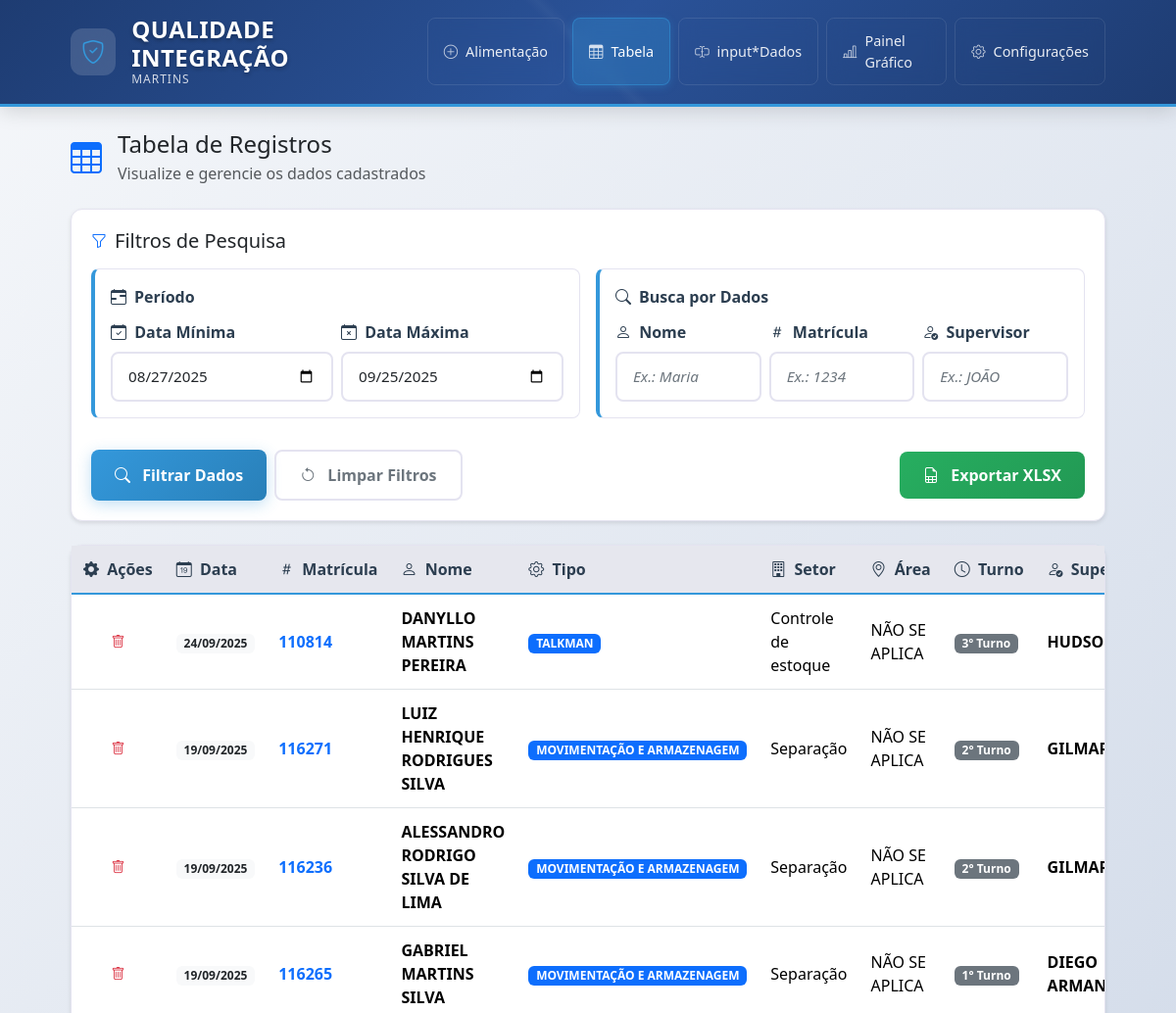
Before: /tabela (upper part) with the older database file.
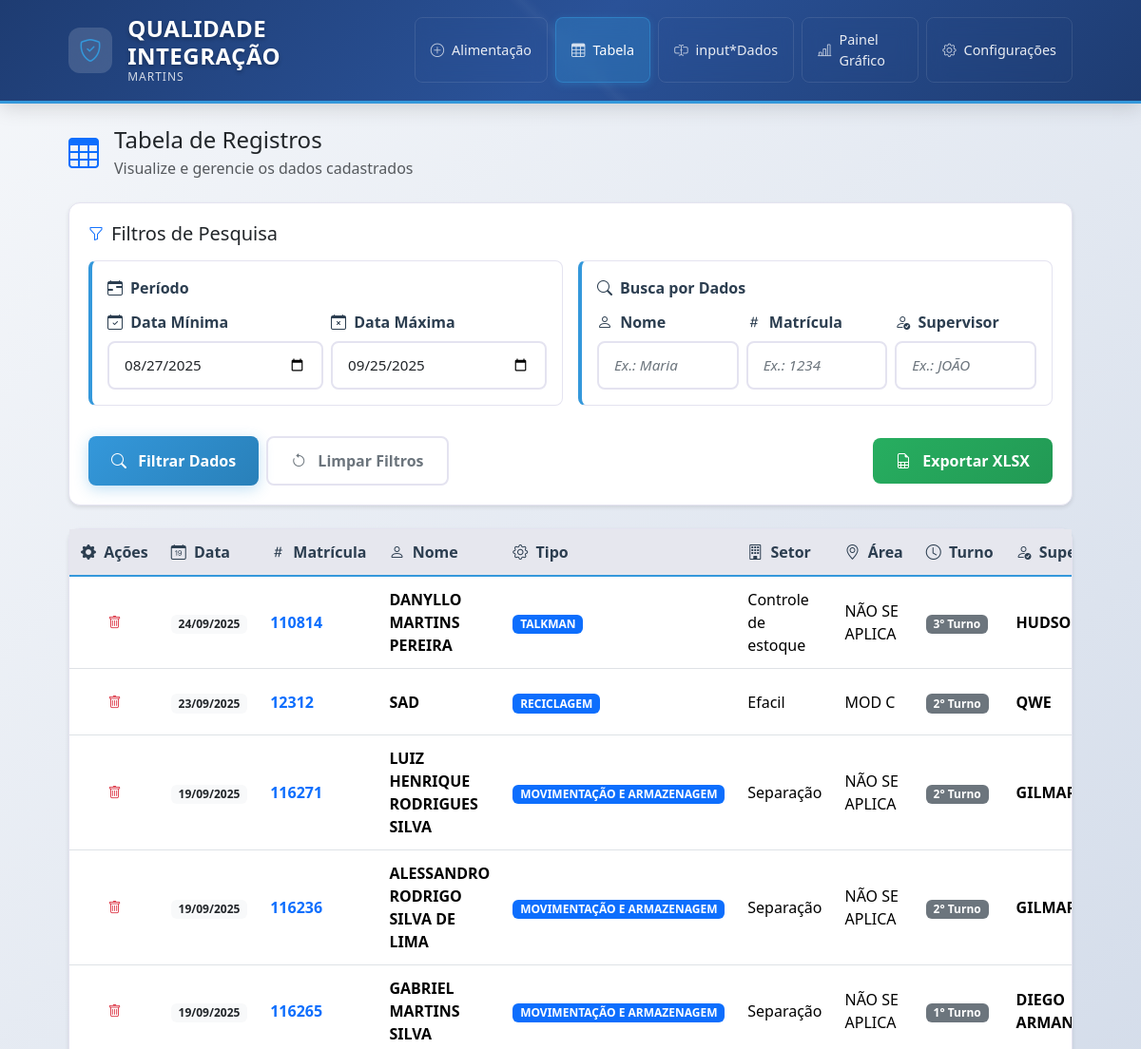
After: the same page with the newer database file.
### app/models.py (models this page shows, shortened)
class Colaborador(db.Model):
    __tablename__ = 'colaboradores'
    id = db.Column(db.Integer, primary_key=True)
    matricula = db.Column(db.Integer, nullable=False, index=True)
    nome = db.Column(db.String(120), nullable=False)
    tipo = db.Column(db.String(50), nullable=False)  # from list 'tipo'
    setor = db.Column(db.String(50), nullable=False)  # from list 'setor'
    area = db.Column(db.String(120), nullable=False)  # list 'area' (editable)
    turno = db.Column(db.String(50), nullable=False)  # from list 'turno'
    supervisor = db.Column(db.String(120), nullable=False)  # stored UPPER
    integracao = db.Column(db.String(10), nullable=False)  # from list 'integracao'
    data = db.Column(db.Date, nullable=False, default=datetime.utcnow)
    observacao = db.Column(db.Text, nullable=True)
    created_at = db.Column(db.DateTime, default=datetime.utcnow)

### app/views.py (the view)
@bp.route('/tabela')
def tabela():
    today = datetime.today().date()
    default_min = (today - timedelta(days=29)).strftime('%Y-%m-%d')
    default_max = today.strftime('%Y-%m-%d')
    min_date_str = request.args.get('min_data') or default_min
    max_date_str = request.args.get('max_data') or default_max
    q_nome = (request.args.get('q_nome') or '').strip()
    q_supervisor = (request.args.get('q_supervisor') or '').strip()
    q_matricula_raw = (request.args.get('q_matricula') or '').strip()
    q = Colaborador.query
    if min_date_str:
        try:
            min_date = datetime.strptime(min_date_str, '%Y-%m-%d').date()
            q = q.filter(Colaborador.data >= min_date)
        except ValueError:
            flash('Data mínima inválida.', 'warning')
    if max_date_str:
        try:
            max_date = datetime.strptime(max_date_str, '%Y-%m-%d').date()
            q = q.filter(Colaborador.data <= max_date)
        except ValueError:
            flash('Data máxima inválida.', 'warning')
    if q_nome:
        q = q.filter(Colaborador.nome.ilike(f"%{q_nome}%"))
    if q_supervisor:
        q = q.filter(Colaborador.supervisor.ilike(f"%{q_supervisor}%"))
    if q_matricula_raw:
        try:
            q_matricula = int(q_matricula_raw)
            q = q.filter(Colaborador.matricula == q_matricula)
        except ValueError:
            flash('Matrícula para filtro deve ser numérica.', 'warning')
    page = max(1, request.args.get('page', default=1, type=int) or 1)
    per_page = request.args.get('per_page', default=25, type=int) or 25
    per_page = max(5, min(per_page, 100))
    q = q.order_by(Colaborador.data.desc(), Colaborador.created_at.desc())
    pagination = db.paginate(q, page=page, per_page=per_page, error_out=False)
    try:
        total_pages = int(pagination.pages or 1)
    except Exception:
        total_pages = 1
    window = 2
    start_page = max(1, page - window)
    end_page = min(total_pages, page + window)
    return render_template(
        'tabela.html',
        rows=pagination.items,
        min_data=min_date_str,
        max_data=max_date_str,
        q_nome=q_nome,
        q_supervisor=q_supervisor,
        q_matricula=q_matricula_raw,
        pagination=pagination,
        page=page,
        per_page=per_page,
        start_page=start_page,
        end_page=end_page,
    )

### templates/tabela.html (shortened to what this page needs)
{% extends 'base.html' %}
{% block content %}
<div class="row">
  <div class="col-12">
    <div class="d-flex align-items-center mb-4">
      <i class="bi bi-table text-primary me-3" style="font-size: 2rem;"></i>
      <div>
        <h2 class="h4 mb-1">Tabela de Registros</h2>
        <p class="text-muted mb-0">Visualize e gerencie os dados cadastrados</p>
      </div>
    </div>
    <div class="card mb-4">
      <div class="card-body">
        <div class="d-flex align-items-center mb-3">
          <i class="bi bi-funnel text-primary me-2"></i>
          <h5 class="mb-0">Filtros de Pesquisa</h5>
        </div>
        <form class="row g-3" method="get">
          <div class="col-md-6">
            <div class="field-group">
              <div class="field-group-title">
                <i class="bi bi-calendar-range"></i>
                Período
              </div>
              <div class="row g-2">
                <div class="col-6">
                  <label class="form-label">
                    <i class="bi bi-calendar-check me-1"></i>
                    Data Mínima
                  </label>
                  <input type="date" name="min_data" class="form-control" value="{{ min_data or '' }}">
                </div>
                <div class="col-6">
                  <label class="form-label">
                    <i class="bi bi-calendar-x me-1"></i>
                    Data Máxima
                  </label>
                  <input type="date" name="max_data" class="form-control" value="{{ max_data or '' }}">
                </div>
              </div>
            </div>
          </div>
          <div class="col-md-6">
            <div class="field-group">
              <div class="field-group-title">
                <i class="bi bi-search"></i>
                Busca por Dados
              </div>
              <div class="row g-2">
                <div class="col-4">
                  <label class="form-label">
                    <i class="bi bi-person me-1"></i>
                    Nome
                  </label>
                  <input type="text" name="q_nome" class="form-control" value="{{ q_nome or '' }}" placeholder="Ex.: Maria">
                </div>
                <div class="col-4">
                  <label class="form-label">
                    <i class="bi bi-hash me-1"></i>
                    Matrícula
                  </label>
                  <input type="number" name="q_matricula" class="form-control" value="{{ q_matricula or '' }}" placeholder="Ex.: 1234">
                </div>
                <div class="col-4">
                  <label class="form-label">
                    <i class="bi bi-person-check me-1"></i>
                    Supervisor
                  </label>
                  <input type="text" name="q_supervisor" class="form-control" value="{{ q_supervisor or '' }}" placeholder="Ex.: JOÃO">
                </div>
              </div>
            </div>
          </div>
          <div class="col-12">
            <div class="d-flex gap-2 justify-content-between align-items-center">
              <div class="d-flex gap-2">
                <button class="btn btn-primary" type="submit">
                  <i class="bi bi-search me-2"></i>
                  Filtrar Dados
                </button>
                <a class="btn btn-outline-secondary" href="{{ url_for('main.tabela') }}">
                  <i class="bi bi-arrow-counterclockwise me-2"></i>
                  Limpar Filtros
                </a>
              </div>
              <a class="btn btn-success" href="{{ url_for('main.tabela_export', min_data=min_data, max_data=max_data, q_nome=q_nome, q_matricula=q_matricula, q_supervisor=q_supervisor) }}">
                <i class="bi bi-file-earmark-spreadsheet me-2"></i>
                Exportar XLSX
              </a>
            </div>
          </div>
        </form>
      </div>
    </div>
    <div class="card">
      <div class="card-body p-0">
        <div class="table-responsive">
          <table class="table table-hover align-middle mb-0">
            <thead class="table-light sticky-top">
              <tr>
                <th style="width: 80px;" class="text-center">
                  <i class="bi bi-gear-fill me-1"></i>
                  Ações
                </th>
                <th>
                  <i class="bi bi-calendar-date me-1"></i>
                  Data
                </th>
                <th>
                  <i class="bi bi-hash me-1"></i>
                  Matrícula
                </th>
                <th>
                  <i class="bi bi-person me-1"></i>
                  Nome
                </th>
                <th>
                  <i class="bi bi-gear me-1"></i>
                  Tipo
                </th>
                <th>
                  <i class="bi bi-building me-1"></i>
                  Setor
                </th>
                <th>
                  <i class="bi bi-geo-alt me-1"></i>
                  Área
                </th>
                <th>
                  <i class="bi bi-clock me-1"></i>
                  Turno
                </th>
                <th>
                  <i class="bi bi-person-check me-1"></i>
                  Supervisor
                </th>
              </tr>
            </thead>
            <tbody>
              {% for r in rows %}
              <tr class="table-row-hover">
                <td class="text-center">
                  <form method="post" class="js-delete-form" data-confirm-message="⚠️ Confirma excluir este registro?" action="{{ url_for('main.excluir', item_id=r.id, min_data=min_data, max_data=max_data, q_nome=q_nome, q_matricula=q_matricula, q_supervisor=q_supervisor, page=page, per_page=per_page) }}" style="display:inline;">
                    <button class="btn btn-sm btn-outline-danger" title="Excluir registro">
                      <i class="bi bi-trash"></i>
                    </button>
                  </form>
                </td>
                <td>
                  <span class="badge bg-light text-dark">
                    {{ r.data.strftime('%d/%m/%Y') }}
                  </span>
                </td>
                <td>
                  <strong class="text-primary">{{ r.matricula }}</strong>
                </td>
                <td>
                  <div>
                    <div class="fw-semibold">{{ r.nome }}</div>
                  </div>
                </td>
                <td>
                  <span class="badge bg-primary">{{ r.tipo }}</span>
                </td>
                <td>{{ r.setor }}</td>
                <td>{{ r.area }}</td>
                <td>
                  <span class="badge bg-secondary">{{ r.turno }}</span>
                </td>
                <td>
                  <strong>{{ r.supervisor }}</strong>
                </td>
              </tr>
              {% endfor %}
            </tbody>
          </table>
        </div>
      </div>
    </div>
  </div>
</div>
{% endblock %}

### templates/base.html (shortened to what this page needs)
<!doctype html>
<html lang="pt-br">
  <head>
    <link href="https://cdn.jsdelivr.net/npm/bootstrap@5.3.3/dist/css/bootstrap.min.css" rel="stylesheet">
    <link href="https://cdn.jsdelivr.net/npm/bootstrap-icons@1.11.0/font/bootstrap-icons.css" rel="stylesheet">
    <link rel="stylesheet" href="{{ url_for('static', filename='css/styles.css') }}">
  <link rel="stylesheet" href="{{ url_for('static', filename='css/loading.css') }}">
  </head>
  <body>
    <header class="header-professional">
      <div class="container">
        <div class="d-flex justify-content-between align-items-center py-3">
          <div class="brand-section">
            <div class="d-flex align-items-center">
              <div class="brand-icon me-3">
                <i class="bi bi-shield-check"></i>
              </div>
              <div class="brand-text">
                <h1 class="brand-title mb-0">QUALIDADE INTEGRAÇÃO</h1>
                <div class="brand-subtitle">MARTINS</div>
              </div>
            </div>
          </div>
          <nav class="main-nav d-none d-md-flex">
            <a class="nav-item {{ 'active' if request.endpoint == 'main.alimentacao' else '' }}" href="{{ url_for('main.alimentacao') }}">
              <i class="bi bi-plus-circle me-2"></i>
              <span>Alimentação</span>
            </a>
            <a class="nav-item {{ 'active' if request.endpoint == 'main.tabela' else '' }}" href="{{ url_for('main.tabela') }}">
              <i class="bi bi-table me-2"></i>
              <span>Tabela</span>
            </a>
            <a class="nav-item {{ 'active' if request.endpoint == 'main.input_dados' else '' }}" href="{{ url_for('main.input_dados') }}">
              <i class="bi bi-input-cursor-text me-2"></i>
              <span>input*Dados</span>
            </a>
            <a class="nav-item {{ 'active' if request.endpoint == 'main.painel_grafico' else '' }}" href="{{ url_for('main.painel_grafico') }}">
              <i class="bi bi-bar-chart-line me-2"></i>
              <span>Painel Gráfico</span>
            </a>
            <a class="nav-item {{ 'active' if request.endpoint == 'main.config_lists' else '' }}" href="{{ url_for('main.config_lists') }}">
              <i class="bi bi-gear me-2"></i>
              <span>Configurações</span>
            </a>
          </nav>
        </div>
      </div>
    </header>
    <main class="container my-4">
      {% block content %}{% endblock %}
    </main>
  </body>
</html>

### static/css/styles.css (style rules this page uses)
:root { --primary-color: #2c3e50; --primary-light: #34495e; --accent-color: #3498db; --accent-hover: #2980b9; --success-color: #27ae60; --warning-color: #f39c12; --danger-color: #e74c3c; --light-bg: #e6e7ee; --card-bg: #ffffff; --border-color: #e4e3f0; --text-muted: #6c757d; --shadow-light: 0 2px 4px rgba(0,0,0,0.1); --shadow-medium: 0 4px 12px rgba(0,0,0,0.15); }
body { background: linear-gradient(135deg, #f5f7fa 0%, #c3cfe2 100%); min-height: 100vh; font-family: 'Segoe UI', system-ui, -apple-system, sans-serif; }
.container { max-width: 90vw; }
.header-professional { background: linear-gradient(135deg, #1e3c72 0%, #2a5298 50%, #1e3c72 100%); color: white; box-shadow: 0 4px 20px rgba(0,0,0,0.15); border-bottom: 3px solid #3498db; position: relative; }
.header-professional::before { content: ''; position: absolute; top: 0; left: 0; right: 0; bottom: 0; background: linear-gradient(45deg, transparent 49%, rgba(255,255,255,0.03) 50%, transparent 51%); pointer-events: none; }
.brand-section { z-index: 2; position: relative; }
.brand-icon { width: 48px; height: 48px; background: rgba(255,255,255,0.15); border-radius: 12px; display: flex; align-items: center; justify-content: center; backdrop-filter: blur(10px); }
.brand-icon i { font-size: 1.5rem; color: #3498db; }
.brand-title { font-size: 1.5rem; font-weight: 700; letter-spacing: 0.5px; text-shadow: 0 2px 4px rgba(0,0,0,0.3); }
.brand-subtitle { font-size: 0.75rem; font-weight: 500; color: rgba(255,255,255,0.8); letter-spacing: 1px; margin-top: -2px; }
.main-nav { display: flex; gap: 0.5rem; z-index: 2; position: relative; }
.nav-item { display: flex; align-items: center; padding: 0.75rem 1rem; color: rgba(255,255,255,0.9); text-decoration: none; border-radius: 8px; transition: all 0.3s ease; font-weight: 500; font-size: 0.9rem; backdrop-filter: blur(10px); border: 1px solid rgba(255,255,255,0.1); }
.nav-item.active { background: rgba(52, 152, 219, 0.3); color: white; border-color: rgba(52, 152, 219, 0.5); box-shadow: 0 2px 8px rgba(52, 152, 219, 0.3); }
.nav-item i { opacity: 0.8; }
.card { border-radius: 0.75rem; border: 1px solid var(--border-color); box-shadow: var(--shadow-light); background: var(--card-bg); }
.card-body { padding: 1.25rem; }
.form-label { font-weight: 600; color: var(--primary-color); margin-bottom: 0.5rem; }
.form-control, .form-select { border-radius: 0.5rem; border: 2px solid var(--border-color); padding: 0.75rem 1rem; transition: all 0.3s ease; font-size: 0.95rem; }
.form-control::placeholder { color: var(--text-muted); font-style: italic; }
.btn { border-radius: 0.5rem; padding: 0.75rem 1.5rem; font-weight: 600; transition: all 0.3s ease; border: none; }
.btn-primary { background: linear-gradient(135deg, var(--accent-color) 0%, var(--accent-hover) 100%); box-shadow: 0 4px 15px rgba(52, 152, 219, 0.3); }
.btn-success { background: linear-gradient(135deg, var(--success-color) 0%, #229954 100%); }
.btn-outline-secondary { border: 2px solid var(--border-color); color: var(--text-muted); }
.field-group { background: #fff; border-radius: 0.5rem; padding: 1rem; margin-bottom: 1rem; border: 1px solid var(--border-color); border-left: 4px solid var(--accent-color); }
.field-group-title { font-size: 1rem; font-weight: 700; color: var(--primary-color); margin-bottom: 0.75rem; display: flex; align-items: center; gap: 0.5rem; }
.table thead th { white-space: nowrap; background: var(--light-bg); border-bottom: 2px solid var(--accent-color); color: var(--primary-color); font-weight: 600; }
.table td, .table th { padding: 0.75rem; }

Changed rows visible on the page:
added Colaborador: data "23/09/2025", matricula "12312", nome "SAD", tipo "RECICLAGEM", setor "Efacil", area "MOD C", turno "2° Turno", supervisor "QWE"
